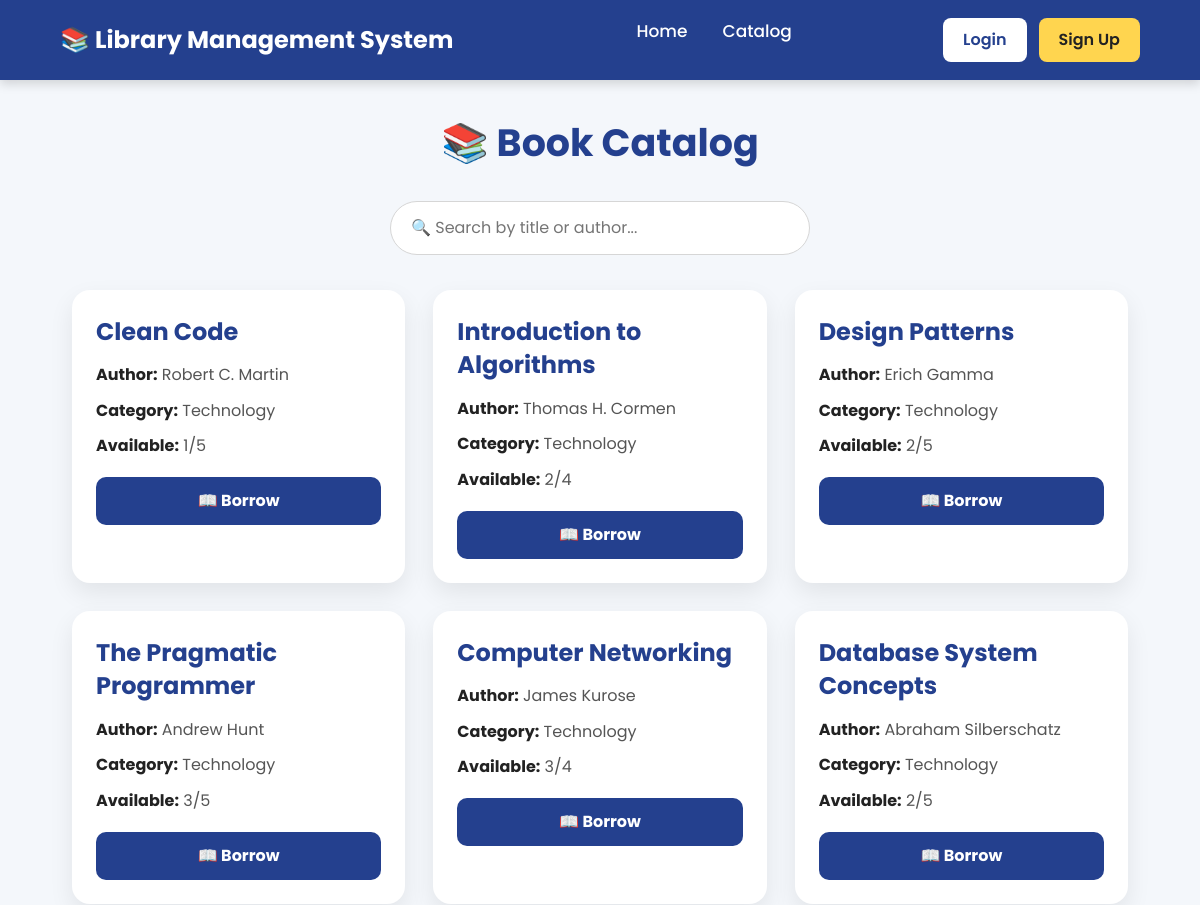
Page /catalog/ (upper part) on the earlier database version.
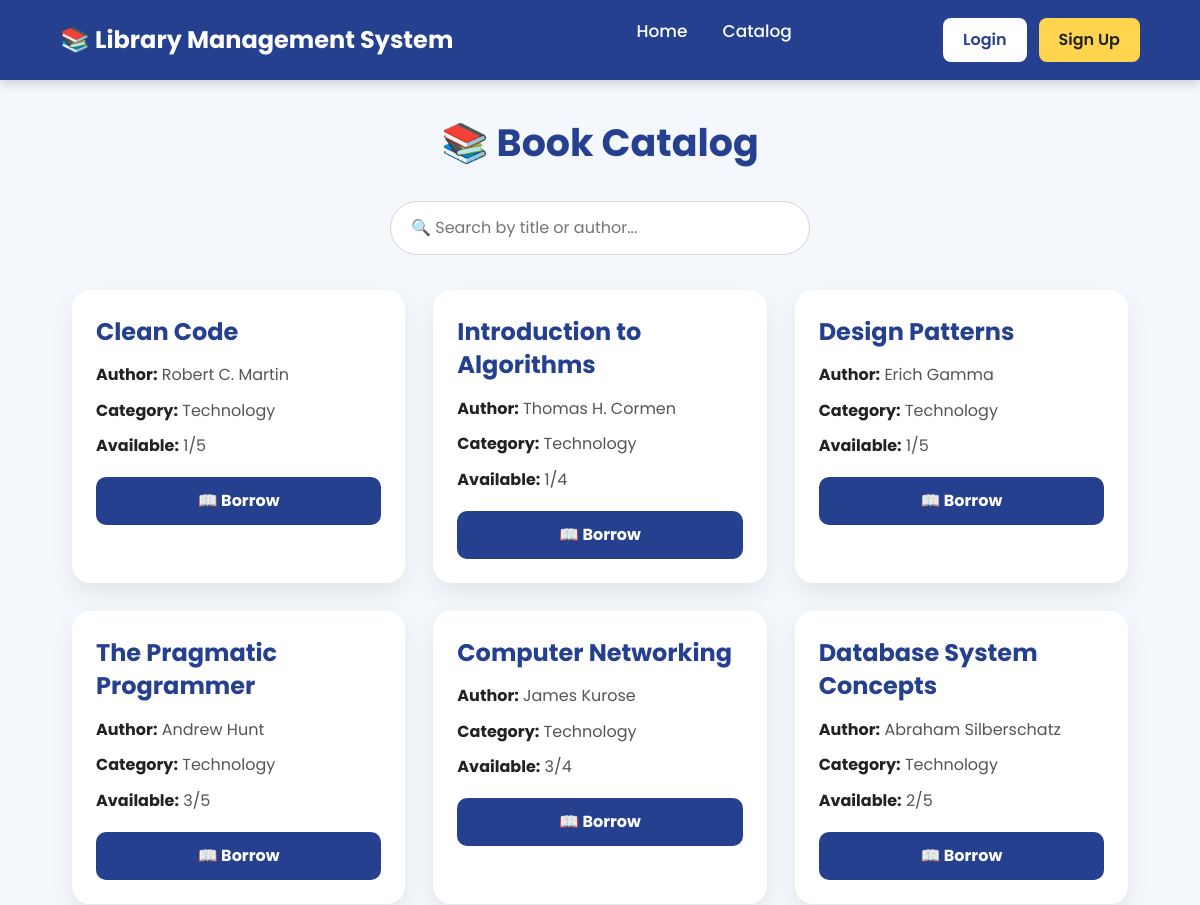
Same page on the later database version.
### catalog/models.py (models this page shows, shortened)
class Book(models.Model):
    title = models.CharField(max_length=200, verbose_name="Book Title")
    cover = models.ImageField(upload_to='covers/', blank=True, null=True, verbose_name="Book Cover")
    author = models.CharField(max_length=100, verbose_name="Author Name")
    isbn = models.CharField(max_length=13, unique=True, verbose_name="ISBN")
    category = models.CharField(max_length=50, verbose_name="Category")
    publish_year = models.IntegerField(verbose_name="Publish Year")
    available_copies = models.PositiveIntegerField(default=1, verbose_name="Available Copies")
    total_copies = models.PositiveIntegerField(default=1, verbose_name="Total Copies")
    description = models.TextField(blank=True, null=True, verbose_name="Description")

### catalog/views.py (the view)
# urls.py: path('', views.book_list, name='book_list'),
def book_list(request):
    query = request.GET.get('q')
    category = request.GET.get('category')
    books = Book.objects.all()
    if query:
        books = books.filter(title__icontains=query) | books.filter(author__icontains=query)
    if category:
        books = books.filter(category=category)
    return render(request, 'catalog/book_list.html', {'books': books})

### catalog/templates/catalog/book_list.html (shortened to what this page needs)
{% extends 'base.html' %}
{% load static %}
{% block content %}
<h1 class="page-title">
    📚 Book Catalog
</h1>
<div class="search-box">
    <input
        type="text"
        id="bookSearch"
        placeholder="🔍 Search by title or author..."
    >
</div>
<div class="books-container">
{% for book in books %}
<div class="book-card" data-book>
    <h3>
        <a href="{% url 'book_detail' book.id %}">
            {{ book.title }}
        </a>
    </h3>
    <p>
        <strong>Author:</strong>
        {{ book.author }}
    </p>
    <p>
        <strong>Category:</strong>
        {{ book.category }}
    </p>
    <p>
        <strong>Available:</strong>
        {{ book.available_copies }}/{{ book.total_copies }}
    </p>
    {% if book.available_copies > 0 %}
    <a href="{% url 'borrow_book' book.id %}"
     style="
                    display:block;
                    width:100%;
                    padding:12px;
                    margin-top:18px;
                    background:#24408e;
                    color:white;
                    text-decoration:none;
                    text-align:center;
                    border-radius:10px;
                    font-size:16px;
                    font-weight:bold;
                    transition:.3s;
               "
               onmouseover="this.style.background='#18306d'"
               onmouseout="this.style.background='#24408e'">
        📖 Borrow
    </a>
    {% endif %}
</div>
{% empty %}
  <div class="no-books">
<h3>
    No books found.
</h3>
</div>
{% endfor %}
</div>
{% endblock %}

Differences in the rows shown:
changed Book "Introduction to Algorithms": available_copies "2" → "1"
changed Book "Design Patterns": available_copies "2" → "1"
